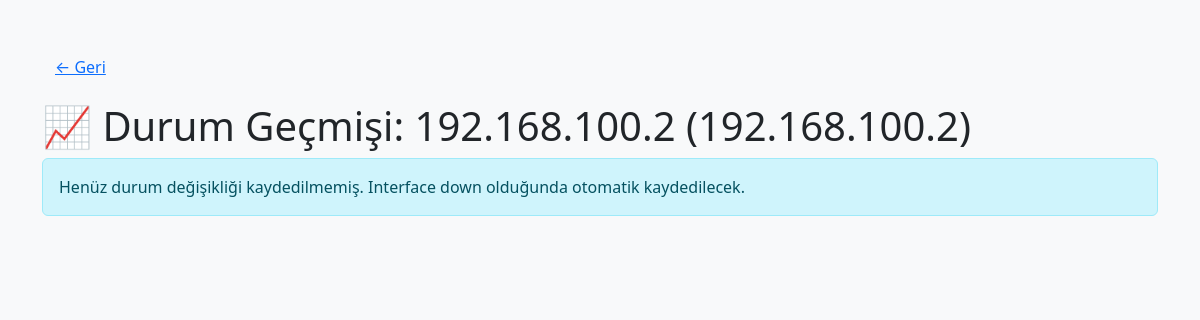
Page /history/192.168.100.2 (signed in) on the earlier database version.
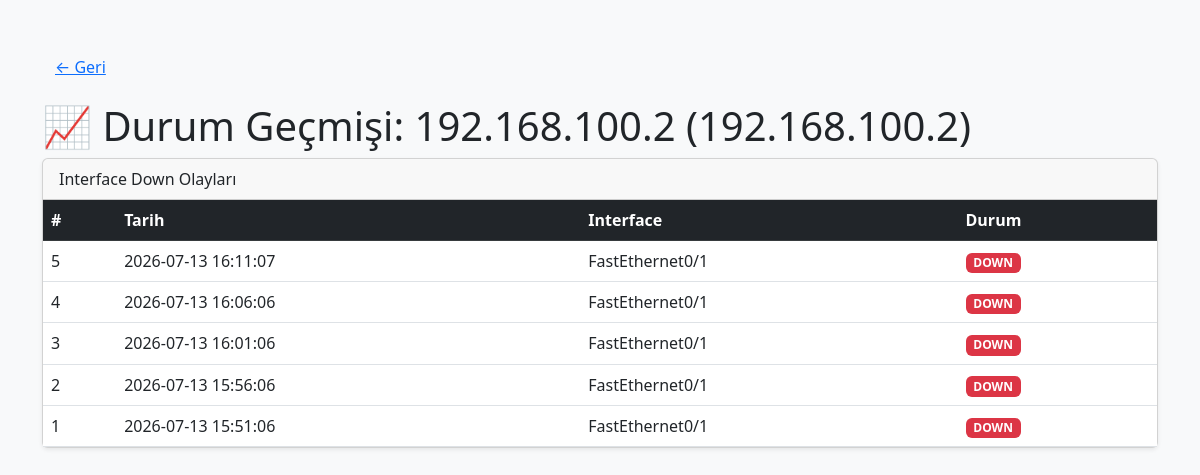
Same page on the later database version.
### tables this page shows
CREATE TABLE device_history (
            id INTEGER PRIMARY KEY AUTOINCREMENT,
            tarih TEXT,
            user_id INTEGER,
            host TEXT,
            hostname TEXT,
            interface TEXT,
            status TEXT
        );

### app.py (the view)
@app.route('/history/<host>')
@login_required
def device_history(host):
    history = history_listele(current_user.id, host)
    devices = get_user_devices(current_user.id)
    device = next((d for d in devices if d["host"] == host), None)
    hostname = device["hostname"] if device else host
    return render_template('device_history.html', host=host, hostname=hostname, history=history)

### app.py (called while the page is built)
@login_manager.user_loader
def load_user(user_id):
    import sqlite3
    conn = sqlite3.connect("audit.db")
    c = conn.cursor()
    c.execute("SELECT * FROM users WHERE id = ?", (user_id,))
    user = c.fetchone()
    conn.close()
    if user:
        return User(user[0], user[1], user[3])
    return None

def get_user_devices(user_id):
    with user_caches_lock:
        return list(user_caches.get(user_id, []))

### database.py (called while the page is built)
def history_listele(user_id, host=None):
    conn = sqlite3.connect(DB_FILE)
    c = conn.cursor()
    if host:
        c.execute("SELECT * FROM device_history WHERE user_id = ? AND host = ? ORDER BY id DESC LIMIT 100", (user_id, host))
    else:
        c.execute("SELECT * FROM device_history WHERE user_id = ? ORDER BY id DESC LIMIT 100", (user_id,))
    rows = c.fetchall()
    conn.close()
    return rows

### templates/device_history.html (shortened to what this page needs)
<!DOCTYPE html>
<html lang="tr">
<head>
    <link href="https://cdn.jsdelivr.net/npm/bootstrap@5.3.0/dist/css/bootstrap.min.css" rel="stylesheet">
</head>
<body class="bg-light">
    <div class="container py-5">
        <a href="/" class="btn btn-link mb-3">← Geri</a>
        <h1>📈 Durum Geçmişi: {{ hostname }} ({{ host }})</h1>
        {% if not history %}
        <div class="alert alert-info">
            Henüz durum değişikliği kaydedilmemiş. Interface down olduğunda otomatik kaydedilecek.
        </div>
        {% else %}
        <div class="card shadow-sm mb-4">
            <div class="card-header">Interface Down Olayları</div>
            <div class="card-body p-0">
                <table class="table table-hover mb-0">
                    <thead class="table-dark">
                        <tr>
                            <th>#</th>
                            <th>Tarih</th>
                            <th>Interface</th>
                            <th>Durum</th>
                        </tr>
                    </thead>
                    <tbody>
                        {% for h in history %}
                        <tr>
                            <td>{{ h[0] }}</td>
                            <td>{{ h[1] }}</td>
                            <td>{{ h[5] }}</td>
                            <td>
                                {% if h[6] == "down" %}
                                    <span class="badge bg-danger">DOWN</span>
                                {% else %}
                                    <span class="badge bg-success">UP</span>
                                {% endif %}
                            </td>
                        </tr>
                        {% endfor %}
                    </tbody>
                </table>
            </div>
        </div>
        {% endif %}
    </div>
</body>
</html>

Differences in the rows shown:
added device_history: id "5", tarih "2026-07-13 16:11:07", interface "FastEthernet0/1", status "DOWN"
added device_history: id "4", tarih "2026-07-13 16:06:06", interface "FastEthernet0/1", status "DOWN"
added device_history: id "3", tarih "2026-07-13 16:01:06", interface "FastEthernet0/1", status "DOWN"
added device_history: id "2", tarih "2026-07-13 15:56:06", interface "FastEthernet0/1", status "DOWN"
added device_history: id "1", tarih "2026-07-13 15:51:06", interface "FastEthernet0/1", status "DOWN"
Other differences:
text no longer shown: "Henüz durum değişikliği kaydedilmemiş. Interface down olduğunda otomatik kaydedilecek."
text now shown: "Interface Down Olayları # Tarih Interface Durum"
